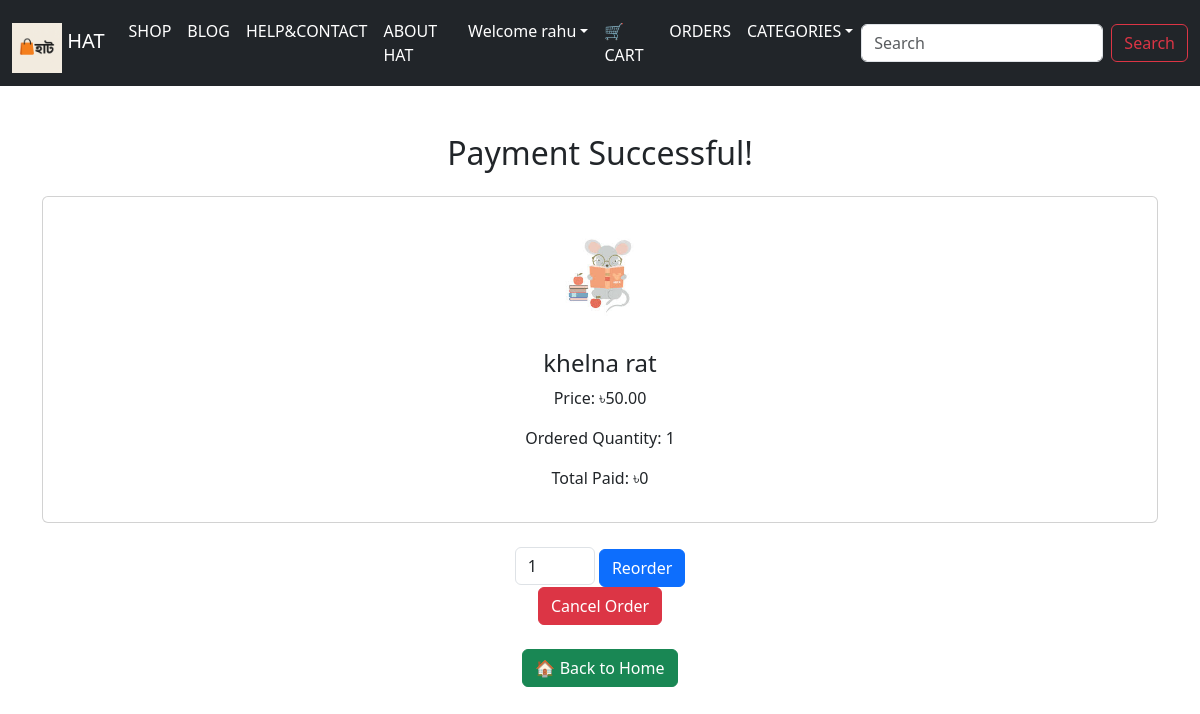
Page /payment-success/ (signed in) on the committed database.
### app/models.py (models this page shows, shortened)
class Product(models.Model):
    title = models.CharField(max_length=200)
    category = models.CharField(max_length=100, default='Uncategorized')
    image = models.ImageField(upload_to='products/')
    original_price = models.DecimalField(max_digits=10, decimal_places=2)
    sale_price = models.DecimalField(max_digits=10, decimal_places=2)
    stock = models.PositiveIntegerField(default=0)
    piece = models.IntegerField(default=0)

### app/views.py (the view, shortened to what this page needs)
# urls.py: path('payment-success/', views.your_success_view, name='payment_success'),
def your_success_view(request):
    product_id = request.session.get('product_id')
    quantity = request.session.get('quantity', 1)
    total = request.session.get('total', 0)
    product = get_object_or_404(Product, id=product_id)
    return render(request, 'order_confirmation.html', {
        'message': 'Payment Successful!',
        'product': product,
        'quantity': quantity,
        'total': total,
    })

### app/templatetags/hasattr_tags.py (called while the page is built)
@register.filter
def hasrel(obj, attr_name):
    return builtins.hasattr(obj, attr_name)

### templates/order_confirmation.html (shortened to what this page needs)
{% extends 'base.html' %}
{% block body %}
<div class="container py-5 text-center">
    <h2>{{ message }}</h2>
    {% if product %}
    <div class="card mt-4">
        <div class="card-body">
            <img src="{{ product.image.url }}" style="height: 120px;"><br>
            <h4 class="mt-3">{{ product.title }}</h4>
            <p>Price: ৳{{ product.sale_price }}</p>
            <p>Ordered Quantity: {{ quantity }}</p>
            <p>Total Paid: ৳{{ total }}</p>
        </div>
    </div>
    <div class="mt-4">
        <form action="{% url 'reorder' product.id %}" method="POST" class="d-inline-block">
            <input type="number" name="quantity" min="1" value="{{ quantity }}" class="form-control d-inline-block" style="width: 80px;">
            <button type="submit" class="btn btn-primary">Reorder</button>
        </form>
        <form action="{% url 'cancel_order' order_id=order_id %}" method="POST">
            <button class="btn btn-danger" type="submit">Cancel Order</button>
             </form>
    </div>
    {% endif %}
    <a href="/" class="btn btn-success mt-4">🏠 Back to Home</a>
</div>
{% endblock %}

### templates/base.html (shortened to what this page needs)
{% load static %}
{% load hasattr_tags %}
<!doctype html>
<html lang="en">
  <head>
    <link href="https://cdn.jsdelivr.net/npm/bootstrap@5.3.3/dist/css/bootstrap.min.css" rel="stylesheet">
  </head>
  <body>
    <nav class="navbar navbar-expand-lg navbar-dark bg-dark">
      <div class="container-fluid">
        <a class="navbar-brand" href="/">
          <img src="{% static 'images/logoe.png' %}" alt="Hat Logo" style="height: 50px; margin-top: 10px;"> HAT
        </a>
        <div class="collapse navbar-collapse" id="navbarSupportedContent">
          <ul class="navbar-nav me-auto mb-2 mb-lg-0">
            <li class="nav-item"><a class="nav-link active" href="/">SHOP</a></li>
            <li class="nav-item"><a class="nav-link active" href="/blog">BLOG</a></li>
            <li class="nav-item"><a class="nav-link active" href="/contact">HELP&CONTACT</a></li>
            <li class="nav-item"><a class="nav-link active" href="/about">ABOUT HAT</a></li>
            {% if not request.user.is_authenticated %}
            <li class="nav-item dropdown">
              <a class="nav-link dropdown-toggle active" href="#" role="button" data-bs-toggle="dropdown" aria-expanded="false">New User?</a>
              <ul class="dropdown-menu">
                <li><a class="dropdown-item" href="/login">Login</a></li>
                <li><a class="dropdown-item" href="/signup">SignUp</a></li>
              </ul>
            </li>
            <li class="nav-item dropdown">
              <a class="nav-link dropdown-toggle active" href="#" role="button" data-bs-toggle="dropdown" aria-expanded="false">Delivery Boy?</a>
              <ul class="dropdown-menu">
                <li><a class="dropdown-item" href="{% url 'deliveryboy_login' %}">Login</a></li>
                <li><a class="dropdown-item" href="{% url 'deliveryboy_signup' %}">SignUp</a></li>
              </ul>
            </li>
            {% else %}
            <li class="nav-item dropdown">
              <a class="nav-link dropdown-toggle active" href="#" role="button" data-bs-toggle="dropdown" aria-expanded="false">Welcome {{ request.user }}</a>
            </li>
            <li class="nav-item"><a class="nav-link active" href="{% url 'cart' %}">🛒 CART</a></li>
            <li class="nav-item"><a class="nav-link active" href="/my-orders">ORDERS</a></li>
            <li class="nav-item dropdown">
              <a class="nav-link dropdown-toggle active" href="#" id="navbarDropdown" role="button" data-bs-toggle="dropdown" aria-expanded="false">CATEGORIES</a>
            </li>
            {% endif %}
          </ul>
          <form class="d-flex" action="/search" method="get">
            <input class="form-control me-2" type="search" placeholder="Search" name="search" autocomplete="off">
            <button class="btn btn-outline-danger" type="submit">Search</button>
          </form>
        </div>
      </div>
    </nav>
    {% block body %}{% endblock body %}
  </body>
</html>

### rows in the picture
Product: image (picture), title "khelna rat", sale_price "50.00"

### other values in the picture
{{ request.user }} "rahu"
{{ message }} "Payment Successful!"
{{ quantity }} "1"
{{ total }} "0"
